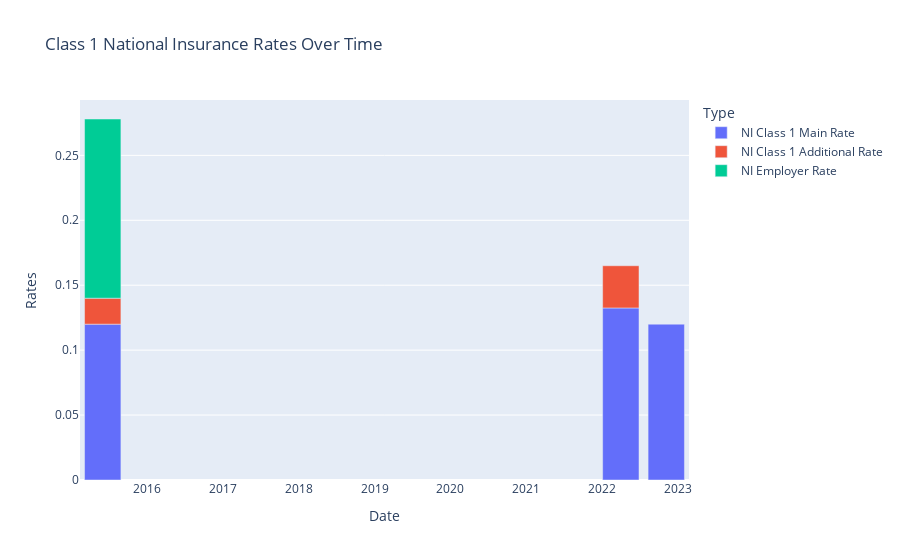

Notebook code cell kept with this figure:
### Markdown cell above
# Appendix:
**- Class 1 National Insurance Rates:**

### Code cell
# @title
import plotly.express as px

dates_employee_additional = ["2015-06-01", "2022-04-01"]
rates_employee_additional = [0.02, 0.0325]

dates_employee_main = ["2015-06-01", "2022-04-01", "2022-11-06"]
rates_employee_main = [0.12, 0.1325, 0.12]

dates_employer = ["2015-06-01"]
rates_employer = [0.138]

dates = sorted(set(dates_employee_additional + dates_employee_main + dates_employer))
df_employee_additional = pd.DataFrame({'Date': dates_employee_additional, 'Rate': rates_employee_additional, 'Type': 'NI Class 1 Additional Rate'})
df_employee_main = pd.DataFrame({'Date': dates_employee_main, 'Rate': rates_employee_main, 'Type': 'NI Class 1 Main Rate'})
df_employer = pd.DataFrame({'Date': dates_employer, 'Rate': rates_employer, 'Type': 'NI Employer Rate'})

df = pd.concat([df_employee_main, df_employee_additional, df_employer], ignore_index=True)

fig = px.bar(df, x='Date', y='Rate', color='Type',
             title='Class 1 National Insurance Rates',
             labels={'Date': 'Date', 'Rate': 'Rates'},
             category_orders={"Type": ["NI Class 1 Main Rate", "NI Class 1 Additional Rate", "NI Employer Rate"]})

fig.show()

### Figure 1 — Plotly figure (JSON) as saved in the notebook; plotly's stock layout.template omitted (floating-point values rounded to 4 significant figures)
{"data": [{"alignmentgroup": "True", "hovertemplate": "Type=NI Class 1 Main Rate<br>Date=%{x}<br>Rates=%{y}<extra></extra>", "legendgroup": "NI Class 1 Main Rate", "marker": {"color": "#636efa", "pattern": {"shape": ""}}, "name": "NI Class 1 Main Rate", "offsetgroup": "NI Class 1 Main Rate", "orientation": "v", "showlegend": true, "textposition": "auto", "type": "bar", "x": ["2015-06-01", "2022-04-01", "2022-11-06"], "xaxis": "x", "y": [0.12, 0.1325, 0.12], "yaxis": "y"}, {"alignmentgroup": "True", "hovertemplate": "Type=NI Class 1 Additional Rate<br>Date=%{x}<br>Rates=%{y}<extra></extra>", "legendgroup": "NI Class 1 Additional Rate", "marker": {"color": "#EF553B", "pattern": {"shape": ""}}, "name": "NI Class 1 Additional Rate", "offsetgroup": "NI Class 1 Additional Rate", "orientation": "v", "showlegend": true, "textposition": "auto", "type": "bar", "x": ["2015-06-01", "2022-04-01"], "xaxis": "x", "y": [0.02, 0.0325], "yaxis": "y"}, {"alignmentgroup": "True", "hovertemplate": "Type=NI Employer Rate<br>Date=%{x}<br>Rates=%{y}<extra></extra>", "legendgroup": "NI Employer Rate", "marker": {"color": "#00cc96", "pattern": {"shape": ""}}, "name": "NI Employer Rate", "offsetgroup": "NI Employer Rate", "orientation": "v", "showlegend": true, "textposition": "auto", "type": "bar", "x": ["2015-06-01"], "xaxis": "x", "y": [0.138], "yaxis": "y"}], "layout": {"barmode": "relative", "legend": {"title": {"text": "Type"}, "tracegroupgap": 0}, "title": {"text": "Class 1 National Insurance Rates Over Time"}, "xaxis": {"anchor": "y", "domain": [0, 1], "title": {"text": "Date"}}, "yaxis": {"anchor": "x", "domain": [0, 1], "title": {"text": "Rates"}}}}
